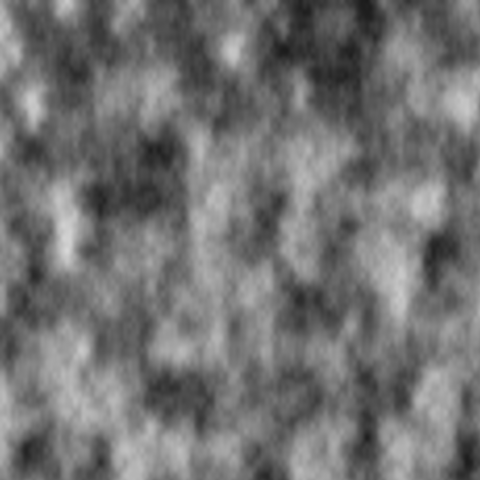
Frame 1 (no input)
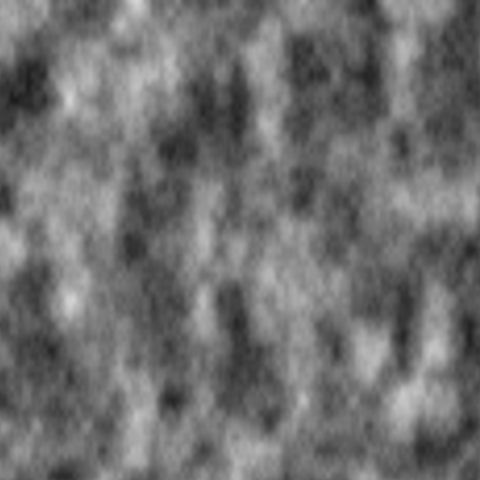
Frame 60 (the mouse pressed at the canvas centre just before this capture)
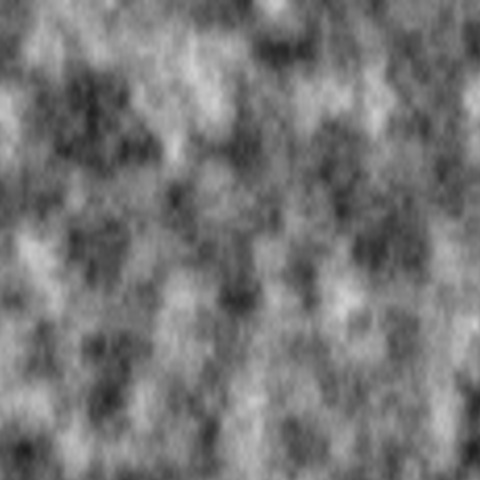
Frame 120 (the mouse held since frame 60 and released just before this capture)

The Processing sketch that drew these frames (run headless with seeded random() and noise(); from frame 60 on, the mouse is pressed at the canvas centre):

// Processing sketch: zsyb
// ── zsyb.pde
float xoff=0.0;


void setup()
{
size(480,480);
};

void draw(){
loadPixels();
for(int x=0;x<width;x++){
float yoff=0.0;
for(int y=0;y<height;y++){  
  float bright = map(noise(xoff,yoff),0,1,0,255);
  pixels[x+y*width]=color(bright);
  yoff+=0.02;
}
xoff+=0.03;
};
updatePixels();

}
